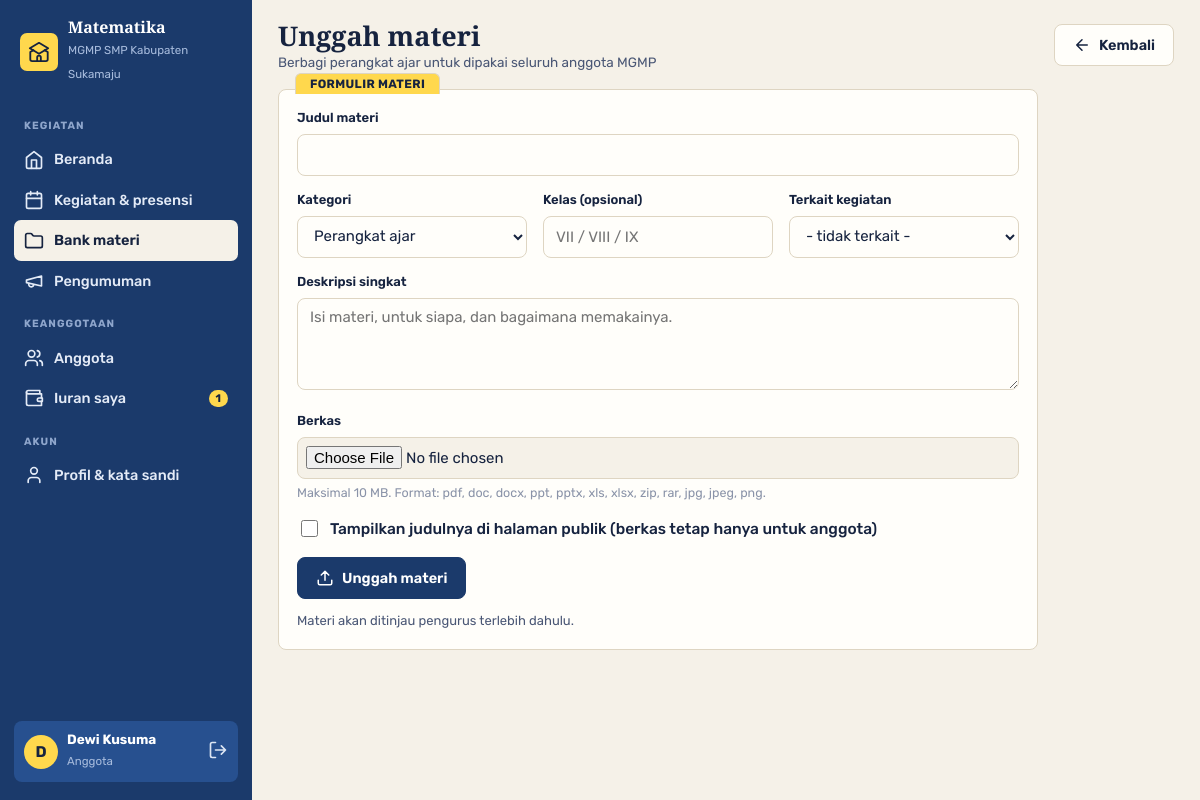
Screenshot of /index.php?page=materi.form (signed in) with the database file from the repository.
### tables this page shows
CREATE TABLE `pengaturan` (
  `id` TINYINT UNSIGNED NOT NULL PRIMARY KEY,
  `nama` VARCHAR(120) NOT NULL,
  `mapel` VARCHAR(60) NOT NULL,
  `jenjang` VARCHAR(20) NOT NULL,
  `wilayah` VARCHAR(80) NOT NULL,
  `sekretariat` VARCHAR(200) DEFAULT NULL,
  `telepon` VARCHAR(30) DEFAULT NULL,
  `email` VARCHAR(120) DEFAULT NULL,
  `whatsapp` VARCHAR(20) DEFAULT NULL,
  `ketua` VARCHAR(100) DEFAULT NULL,
  `sekretaris` VARCHAR(100) DEFAULT NULL,
  `bendahara` VARCHAR(100) DEFAULT NULL,
  `pembina` VARCHAR(100) DEFAULT NULL,
  `periode` VARCHAR(20) DEFAULT NULL,
  `iuran_bulanan` INT UNSIGNED NOT NULL DEFAULT 0,
  `menit_presensi` SMALLINT UNSIGNED NOT NULL DEFAULT 120,
  `tagline` VARCHAR(160) DEFAULT NULL,
  `tentang` TEXT,
  `logo` VARCHAR(120) DEFAULT NULL
);

CREATE TABLE `anggota` (
  `id` INT UNSIGNED NOT NULL AUTO_INCREMENT PRIMARY KEY,
  `nuptk` VARCHAR(20) DEFAULT NULL,
  `nama` VARCHAR(100) NOT NULL,
  `email` VARCHAR(120) NOT NULL UNIQUE,
  `password` VARCHAR(255) NOT NULL,
  `no_hp` VARCHAR(20) DEFAULT NULL,
  `sekolah` VARCHAR(120) NOT NULL,
  `kecamatan` VARCHAR(60) DEFAULT NULL,
  `jabatan` VARCHAR(40) DEFAULT 'Guru Mata Pelajaran',
  `role` ENUM('ketua','sekretaris','bendahara','anggota') NOT NULL DEFAULT 'anggota',
  `status` ENUM('pending','aktif','nonaktif') NOT NULL DEFAULT 'pending',
  `catatan` VARCHAR(200) DEFAULT NULL,
  `created_at` DATETIME NOT NULL,
  KEY `idx_status` (`status`)
);

### index.php (called while the page is built, shortened)
<?php
require __DIR__ . '/includes/bootstrap.php';
$publik = ['beranda', 'daftar', 'cek', 'login'];
$routes = [
    'beranda'           => 'pages/beranda.php',
    'daftar'            => 'pages/daftar.php',
    'cek'               => 'pages/cek.php',
    'login'             => 'pages/login.php',
    'logout'            => 'pages/logout.php',
    'dashboard'         => 'pages/dashboard.php',
    'kegiatan'          => 'pages/kegiatan/index.php',
    'kegiatan.detail'   => 'pages/kegiatan/detail.php',
    'kegiatan.form'     => 'pages/kegiatan/form.php',
    'kegiatan.aksi'     => 'pages/kegiatan/aksi.php',
    'kegiatan.cetak'    => 'pages/kegiatan/cetak.php',
    'materi'            => 'pages/materi/index.php',
    'materi.form'       => 'pages/materi/form.php',
    'materi.aksi'       => 'pages/materi/aksi.php',
    'materi.unduh'      => 'pages/materi/unduh.php',
    'iuran'             => 'pages/iuran/index.php',
    'iuran.aksi'        => 'pages/iuran/aksi.php',
    'kas'               => 'pages/iuran/kas.php',
    'anggota'           => 'pages/anggota/index.php',
    'anggota.form'      => 'pages/anggota/form.php',
    'anggota.aksi'      => 'pages/anggota/aksi.php',
    'pengumuman'        => 'pages/pengumuman.php',
    'laporan'           => 'pages/laporan.php',
    'laporan.csv'       => 'pages/csv.php',
    'profil'            => 'pages/profil.php',
    'pengaturan'        => 'pages/pengaturan.php',
];
$page = $_GET['page'] ?? (user() ? 'dashboard' : 'beranda');
if (!in_array($page, $publik, true)) require_login();
require __DIR__ . '/' . $routes[$page];

### pages/materi/form.php (the view, shortened to what this page needs)
<?php
$kegId = (int) ($_GET['kegiatan'] ?? 0);
$err = [];
$in = ['judul' => '', 'kategori' => 'perangkat', 'kelas' => '', 'deskripsi' => '', 'kegiatan_id' => $kegId, 'publik' => 0];
$title = 'Unggah materi';
$sub = 'Berbagi perangkat ajar untuk dipakai seluruh anggota MGMP';
$actions = '<a class="btn putih" href="' . url('materi') . '">' . icon('arrow-left', 18) . ' Kembali</a>';
require __DIR__ . '/../../includes/header.php';
?>
<form method="post" enctype="multipart/form-data" class="kartu map" data-tab="Formulir materi" style="max-width:760px">
  <label class="f"><span>Judul materi</span><input name="judul" value="<?= e($in['judul']) ?>" maxlength="150" required><?php if (isset($err['judul'])): ?><span class="galat"><?= e($err['judul']) ?></span><?php endif; ?></label>
  <div class="grid g3">
    <label class="f"><span>Kategori</span><select name="kategori"><?php foreach (KATEGORI_MATERI as $k => $v): ?><option value="<?= $k ?>" <?= $in['kategori'] === $k ? 'selected' : '' ?>><?= e($v) ?></option><?php endforeach; ?></select></label>
    <label class="f"><span>Kelas (opsional)</span><input name="kelas" value="<?= e($in['kelas']) ?>" maxlength="20" placeholder="VII / VIII / IX"></label>
    <label class="f"><span>Terkait kegiatan</span>
      <select name="kegiatan_id"><option value="0">- tidak terkait -</option>
      </select>
    </label>
  </div>
  <label class="f"><span>Deskripsi singkat</span><textarea name="deskripsi" maxlength="1000" placeholder="Isi materi, untuk siapa, dan bagaimana memakainya."><?= e($in['deskripsi']) ?></textarea></label>
  <label class="f"><span>Berkas</span><input type="file" name="berkas" required accept=".pdf,.doc,.docx,.ppt,.pptx,.xls,.xlsx,.zip,.rar,.jpg,.jpeg,.png">
    <small>Maksimal 10 MB. Format: <?= implode(', ', EKSTENSI_MATERI) ?>.</small>
    <?php if (isset($err['berkas'])): ?><span class="galat"><?= e($err['berkas']) ?></span><?php endif; ?></label>
  <label class="cek mb"><input type="checkbox" name="publik" value="1" <?= $in['publik'] ? 'checked' : '' ?>> Tampilkan judulnya di halaman publik (berkas tetap hanya untuk anggota)</label>
  <button class="btn"><?= icon('upload', 18) ?> Unggah materi</button>
  <?php if (!kelola_kegiatan()): ?><p class="kecil muted" style="margin:12px 0 0">Materi akan ditinjau pengurus terlebih dahulu.</p><?php endif; ?>
</form>
<?php require __DIR__ . '/../../includes/footer.php'; ?>

### includes/header.php (shortened to what this page needs)
<?php
$s = setting();
$navPending = kelola_kegiatan() ? (int) q("SELECT COUNT(*) FROM anggota WHERE status = 'pending'")->fetchColumn() : 0;
$navMateri  = kelola_kegiatan() ? (int) q("SELECT COUNT(*) FROM materi WHERE status = 'menunggu'")->fetchColumn() : 0;
$navIuran   = (int) q("SELECT COUNT(*) FROM iuran WHERE status = 'belum'" . (kelola_kas() ? '' : ' AND anggota_id = ' . (int) user()['id']))->fetchColumn();
$navMenu = ['Kegiatan' => [
    ['dashboard', 'Beranda', 'home', 0],
    ['kegiatan', 'Kegiatan & presensi', 'calendar', 0],
    ['materi', 'Bank materi', 'folder', $navMateri],
    ['pengumuman', 'Pengumuman', 'megaphone', 0],
]];
$navMenu['Keanggotaan'] = [['anggota', 'Anggota', 'users', $navPending], ['iuran', 'Iuran saya', 'wallet', $navIuran]];
$navMenu['Akun'] = [['profil', 'Profil & kata sandi', 'user', 0]];
$navCur = explode('.', $_GET['page'] ?? 'dashboard')[0];
?>
<!DOCTYPE html>
<html lang="id">
<head>
<link rel="stylesheet" href="assets/css/style.css">
</head>
<body>
<div class="layout">
  <aside class="drawer" id="drawer">
    <a class="head" href="<?= url('dashboard') ?>"><span class="lg"><?= icon('school', 22) ?></span><span><b><?= e($s['mapel']) ?></b><small>MGMP <?= e($s['jenjang'] . ' ' . $s['wilayah']) ?></small></span></a>
    <nav>
      <?php foreach ($navMenu as $sec => $links): ?>
        <div class="sec"><?= e($sec) ?></div>
        <?php foreach ($links as [$_nk, $_nl, $_ni, $_nn]): ?>
          <a href="<?= url($_nk) ?>" class="<?= $navCur === $_nk ? 'active' : '' ?>"><?= icon($_ni, 20) ?> <?= e($_nl) ?><?php if ($_nn): ?><span class="n"><?= $_nn ?></span><?php endif; ?></a>
        <?php endforeach; ?>
      <?php endforeach; ?>
    </nav>
    <div class="grow"></div>
    <div class="me">
      <span class="av"><?= e(mb_strtoupper(mb_substr(user()['nama'], 0, 1))) ?></span>
      <span class="grow"><b><?= e(explode(',', user()['nama'])[0]) ?></b><small><?= e(LABEL_ROLE[role()] ?? role()) ?></small></span>
      <a href="<?= url('logout') ?>" title="Keluar"><?= icon('logout', 20) ?></a>
    </div>
  </aside>
  <main class="main">
    <div class="appbar">
      <h1><?= e($title ?? 'Beranda') ?><?php if (!empty($sub)): ?><small><?= e($sub) ?></small><?php endif; ?></h1>
      <div class="acts"><?= $actions ?? '' ?></div>
    </div>

### rows the page displays
pengaturan: mapel "Matematika", jenjang+wilayah "SMP Kabupaten Sukamaju"
anggota: nama "D", nama "Dewi Kusuma", role "Anggota"

### other values shown
$sec "KEGIATAN"
$_nl "Beranda"
$_nl "Kegiatan & presensi"
$_nl "Bank materi"
$_nl "Pengumuman"
$sec "KEANGGOTAAN"
$_nl "Anggota"
$_nl "Iuran saya"
$_nn "1"
$sec "AKUN"
$_nl "Profil & kata sandi"
$title "Unggah materi"
$sub "Berbagi perangkat ajar untuk dipakai seluruh anggota MGMP"
implode(', ', EKSTENSI_MATERI) "pdf, doc, docx, ppt, pptx, xls, xlsx, zip, rar, jpg, jpeg, png"
form field kategori "Perangkat ajar"
